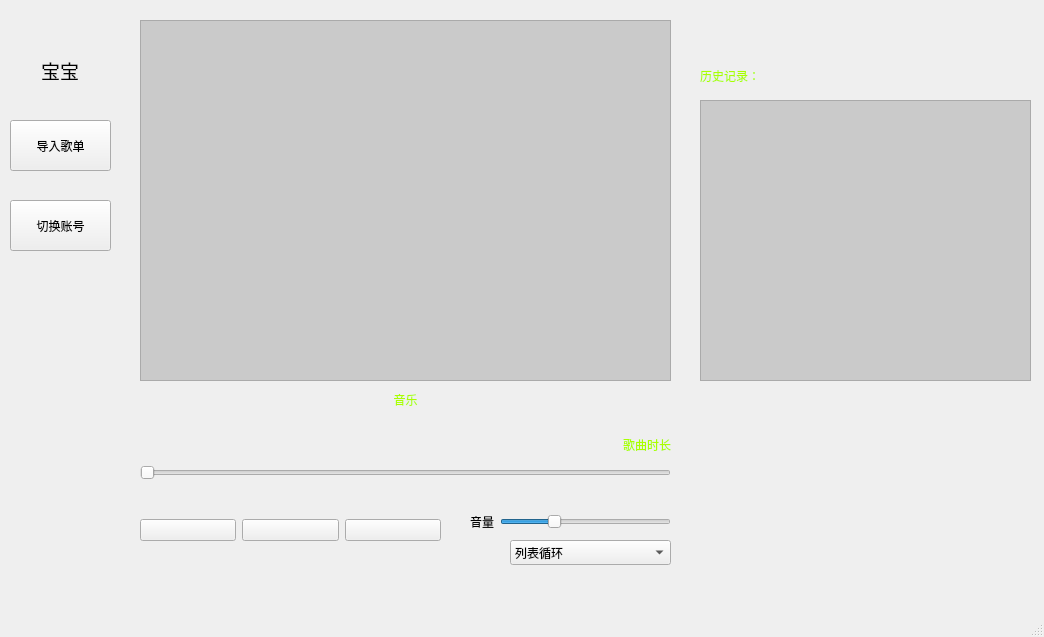
<?xml version="1.0" encoding="UTF-8"?>
<ui version="4.0">
 <class>PlayerWindow</class>
 <widget class="QMainWindow" name="PlayerWindow">
  <property name="geometry">
   <rect>
    <x>0</x>
    <y>0</y>
    <width>1044</width>
    <height>637</height>
   </rect>
  </property>
  <property name="windowTitle">
   <string>MainWindow</string>
  </property>
  <property name="styleSheet">
   <string notr="true">#PlayerWindow
{
border-image: url(:/icon/bg.jpg);
}</string>
  </property>
  <widget class="QWidget" name="centralwidget">
   <widget class="QListWidget" name="listWidget">
    <property name="geometry">
     <rect>
      <x>140</x>
      <y>20</y>
      <width>531</width>
      <height>361</height>
     </rect>
    </property>
    <property name="styleSheet">
     <string notr="true">background-color:rgba(50,50,50,50);
color:rgb(255,255,255);
</string>
    </property>
   </widget>
   <widget class="QComboBox" name="comboBox">
    <property name="geometry">
     <rect>
      <x>510</x>
      <y>540</y>
      <width>161</width>
      <height>25</height>
     </rect>
    </property>
    <item>
     <property name="text">
      <string>列表循环</string>
     </property>
    </item>
    <item>
     <property name="text">
      <string>随机播放</string>
     </property>
    </item>
    <item>
     <property name="text">
      <string>单曲循环</string>
     </property>
    </item>
   </widget>
   <widget class="QPushButton" name="pushButton_musicDir">
    <property name="geometry">
     <rect>
      <x>10</x>
      <y>120</y>
      <width>101</width>
      <height>51</height>
     </rect>
    </property>
    <property name="text">
     <string>导入歌单</string>
    </property>
   </widget>
   <widget class="QPushButton" name="pushButton_account">
    <property name="geometry">
     <rect>
      <x>10</x>
      <y>200</y>
      <width>101</width>
      <height>51</height>
     </rect>
    </property>
    <property name="text">
     <string>切换账号</string>
    </property>
   </widget>
   <widget class="QListWidget" name="listWidget_history">
    <property name="geometry">
     <rect>
      <x>700</x>
      <y>100</y>
      <width>331</width>
      <height>281</height>
     </rect>
    </property>
    <property name="styleSheet">
     <string notr="true">background-color:rgba(50,50,50,50);
color:rgb(255,255,255);
</string>
    </property>
   </widget>
   <widget class="QLabel" name="label_user">
    <property name="geometry">
     <rect>
      <x>10</x>
      <y>40</y>
      <width>100</width>
      <height>60</height>
     </rect>
    </property>
    <property name="font">
     <font>
      <family>宋体</family>
      <pointsize>14</pointsize>
      <bold>false</bold>
      <kerning>true</kerning>
     </font>
    </property>
    <property name="mouseTracking">
     <bool>false</bool>
    </property>
    <property name="layoutDirection">
     <enum>Qt::LeftToRight</enum>
    </property>
    <property name="autoFillBackground">
     <bool>false</bool>
    </property>
    <property name="text">
     <string>宝宝</string>
    </property>
    <property name="alignment">
     <set>Qt::AlignCenter</set>
    </property>
   </widget>
   <widget class="QLabel" name="label_history">
    <property name="geometry">
     <rect>
      <x>700</x>
      <y>60</y>
      <width>91</width>
      <height>31</height>
     </rect>
    </property>
    <property name="styleSheet">
     <string notr="true">color: rgb(170, 255, 0);</string>
    </property>
    <property name="text">
     <string>历史记录：</string>
    </property>
   </widget>
   <widget class="QLabel" name="label_name">
    <property name="geometry">
     <rect>
      <x>140</x>
      <y>390</y>
      <width>531</width>
      <height>19</height>
     </rect>
    </property>
    <property name="styleSheet">
     <string notr="true">color: rgb(170, 255, 0);</string>
    </property>
    <property name="text">
     <string>音乐</string>
    </property>
    <property name="alignment">
     <set>Qt::AlignCenter</set>
    </property>
   </widget>
   <widget class="QWidget" name="layoutWidget">
    <property name="geometry">
     <rect>
      <x>140</x>
      <y>490</y>
      <width>301</width>
      <height>81</height>
     </rect>
    </property>
    <layout class="QHBoxLayout" name="horizontalLayout">
     <item>
      <widget class="QPushButton" name="pushButton_pre">
       <property name="text">
        <string/>
       </property>
       <property name="icon">
        <iconset>
         <normaloff>:/icon/previous.png</normaloff>:/icon/previous.png</iconset>
       </property>
       <property name="iconSize">
        <size>
         <width>60</width>
         <height>60</height>
        </size>
       </property>
      </widget>
     </item>
     <item>
      <widget class="QPushButton" name="pushButton_play">
       <property name="text">
        <string/>
       </property>
       <property name="icon">
        <iconset>
         <normaloff>:/icon/play.png</normaloff>:/icon/play.png</iconset>
       </property>
       <property name="iconSize">
        <size>
         <width>60</width>
         <height>60</height>
        </size>
       </property>
      </widget>
     </item>
     <item>
      <widget class="QPushButton" name="pushButton_next">
       <property name="text">
        <string/>
       </property>
       <property name="icon">
        <iconset>
         <normaloff>:/icon/next.png</normaloff>:/icon/next.png</iconset>
       </property>
       <property name="iconSize">
        <size>
         <width>60</width>
         <height>60</height>
        </size>
       </property>
      </widget>
     </item>
    </layout>
   </widget>
   <widget class="QWidget" name="layoutWidget">
    <property name="geometry">
     <rect>
      <x>470</x>
      <y>510</y>
      <width>201</width>
      <height>24</height>
     </rect>
    </property>
    <layout class="QHBoxLayout" name="horizontalLayout_2">
     <item>
      <widget class="QLabel" name="label_voice">
       <property name="text">
        <string>音量</string>
       </property>
      </widget>
     </item>
     <item>
      <widget class="QSlider" name="horizontalSlider_volume">
       <property name="minimum">
        <number>0</number>
       </property>
       <property name="value">
        <number>30</number>
       </property>
       <property name="orientation">
        <enum>Qt::Horizontal</enum>
       </property>
      </widget>
     </item>
    </layout>
   </widget>
   <widget class="QWidget" name="layoutWidget">
    <property name="geometry">
     <rect>
      <x>140</x>
      <y>430</y>
      <width>531</width>
      <height>50</height>
     </rect>
    </property>
    <layout class="QVBoxLayout" name="verticalLayout">
     <item>
      <widget class="QLabel" name="label_time">
       <property name="styleSheet">
        <string notr="true">color: rgb(170, 255, 0);</string>
       </property>
       <property name="text">
        <string>歌曲时长</string>
       </property>
       <property name="alignment">
        <set>Qt::AlignRight|Qt::AlignTrailing|Qt::AlignVCenter</set>
       </property>
      </widget>
     </item>
     <item>
      <widget class="QSlider" name="horizontalSlider">
       <property name="orientation">
        <enum>Qt::Horizontal</enum>
       </property>
      </widget>
     </item>
    </layout>
   </widget>
  </widget>
  <widget class="QMenuBar" name="menubar">
   <property name="geometry">
    <rect>
     <x>0</x>
     <y>0</y>
     <width>1044</width>
     <height>25</height>
    </rect>
   </property>
  </widget>
  <widget class="QStatusBar" name="statusbar"/>
 </widget>
 <resources/>
 <connections/>
</ui>
